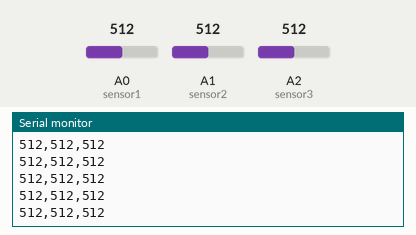
This sketch was run on a simulated Arduino Uno, built with avr-gcc and run on an emulated ATmega328P. Shown: the last lines printed to the serial monitor. The inputs (shaded band) are chosen by the test bench; at power-on: A2 (sensor3) = 512, A0 (sensor1) = 512, A1 (sensor2) = 512.

Above: at 8.7 s.
8.8 s: A2 (sensor3) set to 109
At 8.88 s:
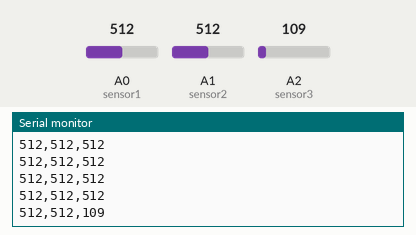
11.8 s: A2 (sensor3) set to 95
At 11.8 s:
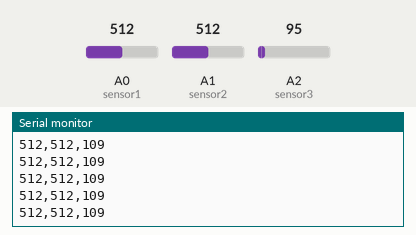
Timing chart, 0 to 14.3 s (numbered marks = the images above; inputs shaded):
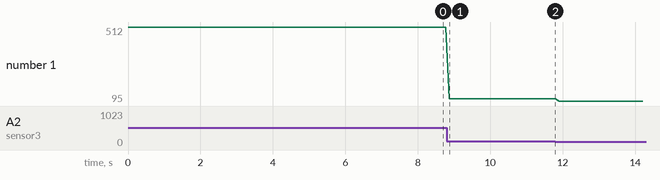

Measured:
- after the input at 8.8 s, the serial monitor: prints a new line after 0.07 s (image 1)
- plotted number 1: 512 → 109 after the input at 8.8 s, 109 → 95 after the input at 11.8 s

The sketch:

newArcadeProj1.ino
```cpp
int sensor1 = A0 ;
int sensor2 = A1 ;
int sensor3 = A2 ;

int value1 = 0 ;
int value2 = 0 ;
int value3 = 0 ;

void setup() {
  // put your setup code here, to run once:
  Serial.begin(9600) ;
}

void loop() {
  // put your main code here, to run repeatedly:
  value1 = analogRead(sensor1) ;
  value2 = analogRead(sensor2) ;
  value3 = analogRead(sensor3) ;

  Serial.print(value1) ;
  Serial.print(",") ;
  Serial.print(value2) ;
  Serial.print(",") ;
  Serial.println(value3) ;
  delay(100) ;
}
```
